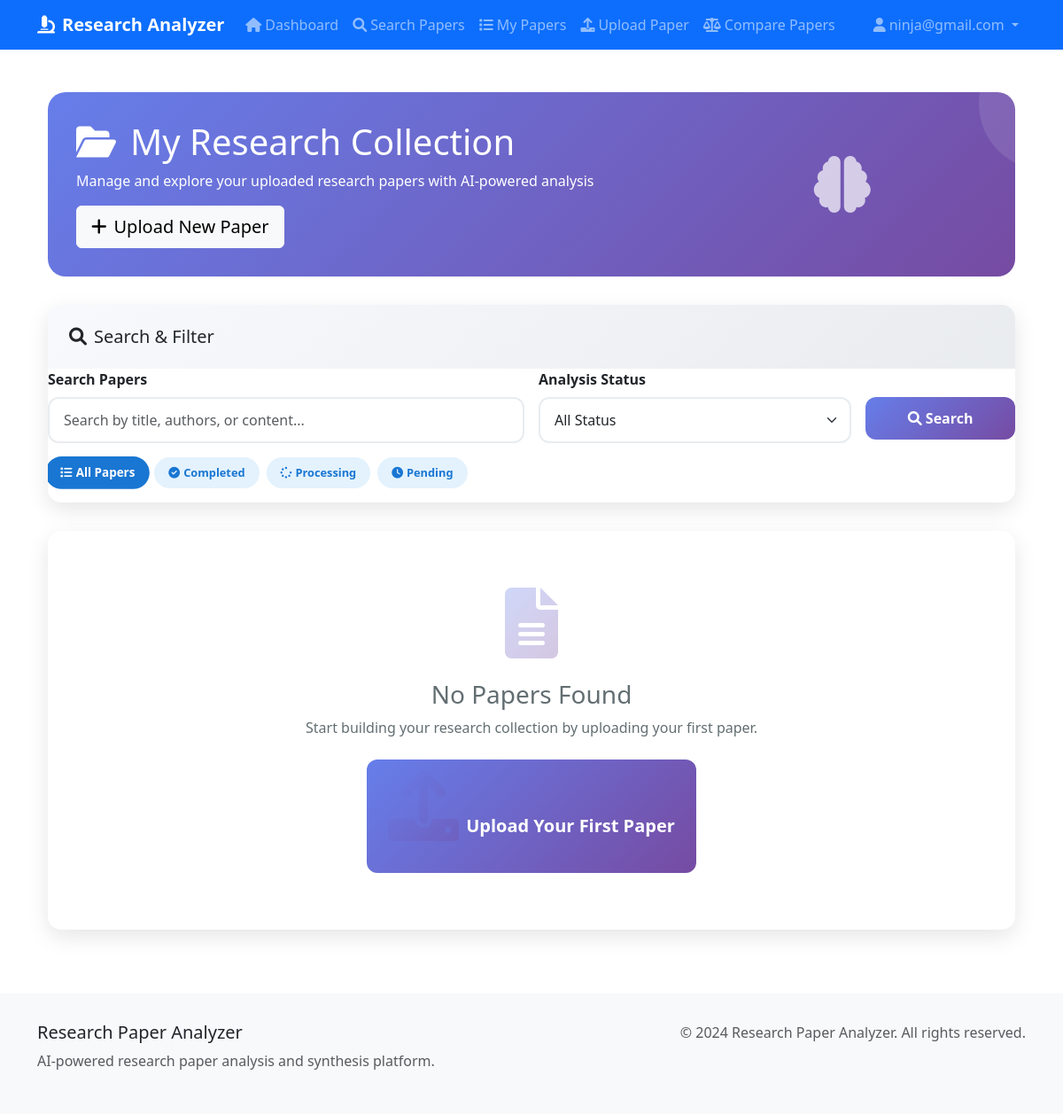
The page /papers/list/ (signed in) on the database as committed earlier.
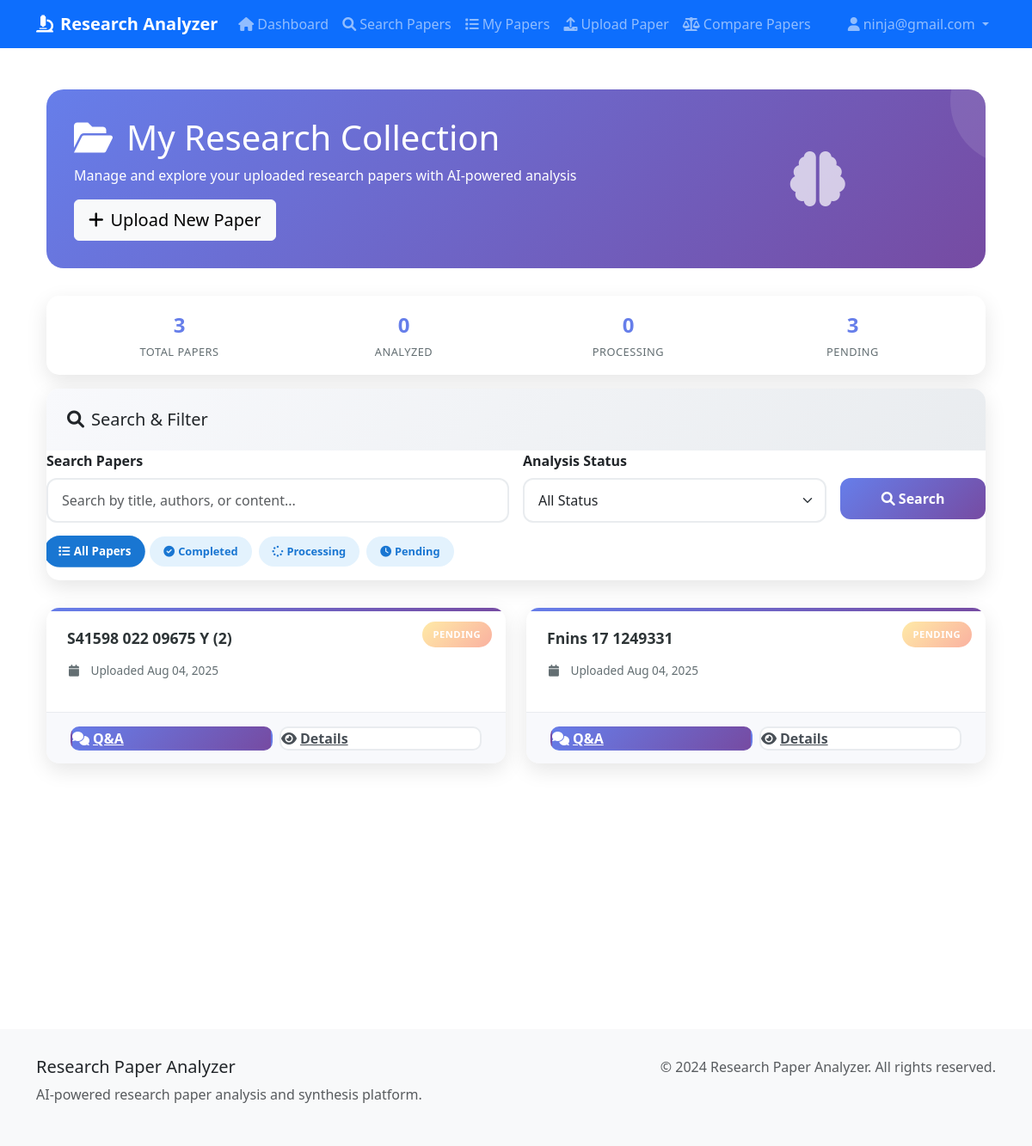
The same page on the database as committed later.
### papers/models.py (models this page shows, shortened)
class Paper(models.Model):
    SOURCE_CHOICES = [
        ('arxiv', 'ArXiv'),
        ('semantic_scholar', 'Semantic Scholar'),
        ('pubmed', 'PubMed'),
        ('crossref', 'Crossref'),
        ('ieee', 'IEEE Xplore'),
        ('doaj', 'DOAJ'),
        ('springer', 'Springer'),
        ('elsevier', 'Elsevier'),
        ('manual', 'Manual Upload'),
    ]
    ANALYSIS_STATUS = [
        ('pending', 'Pending'),
        ('processing', 'Processing'),
        ('completed', 'Completed'),
        ('failed', 'Failed'),
    ]
    id = models.UUIDField(primary_key=True, default=uuid.uuid4, editable=False)
    title = models.CharField(max_length=500, db_index=True)
    abstract = models.TextField(blank=True)
    doi = models.CharField(max_length=100, blank=True, null=True, db_index=True)
    arxiv_id = models.CharField(max_length=50, blank=True, null=True, db_index=True)
    pmid = models.CharField(max_length=50, blank=True, null=True, db_index=True)
    publication_date = models.DateField(null=True, blank=True)
    journal = models.ForeignKey(Journal, on_delete=models.SET_NULL, null=True, blank=True)
    volume = models.CharField(max_length=50, blank=True)
    issue = models.CharField(max_length=50, blank=True)
    pages = models.CharField(max_length=50, blank=True)
    authors = models.TextField(blank=True)  # Temporarily use TextField for compatibility
    first_author = models.CharField(max_length=200, blank=True)
    corresponding_author = models.CharField(max_length=200, blank=True)
    keywords = models.JSONField(default=list, blank=True)
    subject_areas = models.JSONField(default=list, blank=True)
    full_text = models.TextField(blank=True)
    summary = models.TextField(blank=True)
    citation_count = models.IntegerField(default=0)
    download_count = models.IntegerField(default=0)
    view_count = models.IntegerField(default=0)
    source = models.CharField(max_length=20, choices=SOURCE_CHOICES, default='manual')
    source_url = models.URLField(blank=True)
    analysis_status = models.CharField(max_length=20, choices=ANALYSIS_STATUS, default='pending')
    file = models.FileField(upload_to='papers/', blank=True, null=True)
    file_size = models.BigIntegerField(null=True, blank=True)
    file_hash = models.CharField(max_length=64, blank=True)  # SHA-256 hash
    user = models.ForeignKey(settings.AUTH_USER_MODEL, on_delete=models.CASCADE, null=True, blank=True)
    tags = models.ManyToManyField('PaperTag', blank=True, related_name='papers')
    created_at = models.DateTimeField(auto_now_add=True)
    updated_at = models.DateTimeField(auto_now=True)
    scraped_at = models.DateTimeField(null=True, blank=True)
    processed_at = models.DateTimeField(null=True, blank=True)
    processing_time = models.FloatField(null=True, blank=True)
    error_message = models.TextField(blank=True)
    class Meta:
        ordering = ['-created_at']
        verbose_name = 'Paper'
        verbose_name_plural = 'Papers'
        indexes = [
            models.Index(fields=['title']),
            models.Index(fields=['doi']),
            models.Index(fields=['arxiv_id']),
            models.Index(fields=['publication_date']),
            models.Index(fields=['source']),
            models.Index(fields=['analysis_status']),
        ]

### papers/views.py (the view)
# urls.py: path('list/', views.paper_list, name='list'),
@login_required
def paper_list(request):
    papers = Paper.objects.filter(user=request.user)
    all_papers = Paper.objects.filter(user=request.user)
    completed_count = all_papers.filter(analysis_status='completed').count()
    processing_count = all_papers.filter(analysis_status='processing').count()
    pending_count = all_papers.filter(analysis_status='pending').count()
    search_query = request.GET.get('search', '')
    if search_query:
        papers = papers.filter(
            Q(title__icontains=search_query) |
            Q(abstract__icontains=search_query) |
            Q(first_author__icontains=search_query)
        )
    status_filter = request.GET.get('status', '')
    if status_filter:
        papers = papers.filter(analysis_status=status_filter)
    paginator = Paginator(papers, 12)
    page_number = request.GET.get('page')
    page_obj = paginator.get_page(page_number)
    context = {
        'page_obj': page_obj,
        'search_query': search_query,
        'status_filter': status_filter,
        'total_papers': papers.count(),
        'completed_count': completed_count,
        'processing_count': processing_count,
        'pending_count': pending_count,
    }
    return render(request, 'papers/list_enhanced.html', context)

### templates/papers/list_enhanced.html (shortened to what the changed rows need)
{% extends 'base.html' %}
{% load paper_filters %}
{% load static %}
{% block content %}
<div class="container-fluid py-4">
    <div class="papers-header">
        <div class="row align-items-center">
            <div class="col-lg-8">
                <h1 class="mb-2">
                    <i class="fas fa-folder-open me-3"></i>My Research Collection
                </h1>
            </div>
        </div>
    </div>
    {% if page_obj %}
    <div class="stats-bar">
        <div class="stat-item">
            <div>
                <span class="stat-number">{{ page_obj.paginator.count }}</span>
                <span class="stat-label">Total Papers</span>
            </div>
        </div>
        <div class="stat-item">
            <div>
                <span class="stat-number">{{ completed_count|default:0 }}</span>
                <span class="stat-label">Analyzed</span>
            </div>
        </div>
        <div class="stat-item">
            <div>
                <span class="stat-number">{{ processing_count|default:0 }}</span>
                <span class="stat-label">Processing</span>
            </div>
        </div>
        <div class="stat-item">
            <div>
                <span class="stat-number">{{ pending_count|default:0 }}</span>
                <span class="stat-label">Pending</span>
            </div>
        </div>
    </div>
    {% endif %}
    {% if page_obj %}
        <div class="papers-grid">
            {% for paper in page_obj %}
                <div class="paper-card">
                    <div class="status-badge status-{{ paper.analysis_status }}">
                        {{ paper.analysis_status }}
                    </div>
                    <div class="card-body">
                        <h6 class="paper-title">{{ paper.title }}</h6>
                        <div class="paper-meta">
                            <i class="fas fa-calendar"></i>
                            Uploaded {{ paper.created_at|date:"M d, Y" }}
                        </div>
                    </div>
                    <div class="paper-actions">
                        <div class="d-flex">
                            <a href="{% url 'papers:qa' paper.id %}" class="action-btn primary">
                                <i class="fas fa-comments me-1"></i>Q&A
                            </a>
                            <a href="{% url 'papers:detail' paper.id %}" class="action-btn">
                                <i class="fas fa-eye me-1"></i>Details
                            </a>
                        </div>
                    </div>
                </div>
            {% endfor %}
        </div>
    {% else %}
        <div class="empty-state">
            <i class="fas fa-file-alt"></i>
            <h3>No Papers Found</h3>
            <p class="mb-4">
                {% if search_query or status_filter %}
                    No papers match your search criteria. Try adjusting your filters.
                {% else %}
                    Start building your research collection by uploading your first paper.
                {% endif %}
            </p>
            <a href="{% url 'papers:upload' %}" class="btn btn-gradient btn-lg">
                <i class="fas fa-upload me-2"></i>Upload Your First Paper
            </a>
        </div>
    {% endif %}
</div>
{% endblock %}

Rows that differ between the two databases and show on the page:
added Paper: analysis_status "PENDING", title "S41598 022 09675 Y (2)", created_at "Aug 04, 2025"
added Paper: analysis_status "PENDING", title "Fnins 17 1249331", created_at "Aug 04, 2025"
Other text that changed with them:
{{ page_obj.paginator.count }}: (not shown) → "3"
{{ completed_count|default:0 }}: (not shown) → "0"
{{ processing_count|default:0 }}: (not shown) → "0"
{{ pending_count|default:0 }}: (not shown) → "3"
text no longer shown: "No Papers Found Start building your research collection by uploading your first paper. Upload Your First Paper"
text now shown: "TOTAL PAPERS ANALYZED PROCESSING PENDING"
